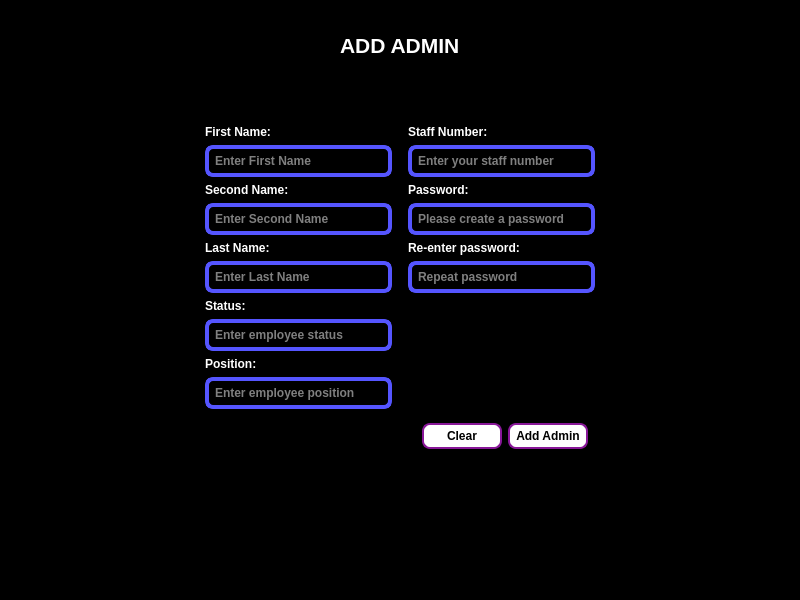
<?xml version="1.0" encoding="UTF-8"?>
<ui version="4.0">
 <class>AddAdminWindow</class>
 <widget class="QMainWindow" name="AddAdminWindow">
  <property name="geometry">
   <rect>
    <x>0</x>
    <y>0</y>
    <width>800</width>
    <height>600</height>
   </rect>
  </property>
  <property name="minimumSize">
   <size>
    <width>800</width>
    <height>600</height>
   </size>
  </property>
  <property name="maximumSize">
   <size>
    <width>800</width>
    <height>600</height>
   </size>
  </property>
  <property name="windowTitle">
   <string>Add Admin</string>
  </property>
  <property name="windowIcon">
   <iconset resource="image_resources.qrc">
    <normaloff>:/newPrefix/fugue-icons-3.5.6/icons/user--plus.png</normaloff>:/newPrefix/fugue-icons-3.5.6/icons/user--plus.png</iconset>
  </property>
  <property name="styleSheet">
   <string notr="true">background-color: rgb(0, 0, 0);
color: rgb(255, 255, 255);
font-weight:bold</string>
  </property>
  <widget class="QWidget" name="centralwidget">
   <layout class="QVBoxLayout" name="verticalLayout">
    <item>
     <spacer name="verticalSpacer_5">
      <property name="orientation">
       <enum>Qt::Vertical</enum>
      </property>
      <property name="sizeType">
       <enum>QSizePolicy::Preferred</enum>
      </property>
      <property name="sizeHint" stdset="0">
       <size>
        <width>20</width>
        <height>24</height>
       </size>
      </property>
     </spacer>
    </item>
    <item alignment="Qt::AlignHCenter">
     <widget class="QLabel" name="label">
      <property name="font">
       <font>
        <pointsize>16</pointsize>
        <weight>75</weight>
        <bold>true</bold>
       </font>
      </property>
      <property name="text">
       <string>ADD ADMIN</string>
      </property>
     </widget>
    </item>
    <item>
     <layout class="QVBoxLayout" name="verticalLayout_4">
      <item>
       <widget class="QLabel" name="submitStatusLabel">
        <property name="styleSheet">
         <string notr="true">color:rgb(255, 0, 0);
padding-left:32px</string>
        </property>
        <property name="text">
         <string/>
        </property>
       </widget>
      </item>
     </layout>
    </item>
    <item>
     <spacer name="verticalSpacer">
      <property name="orientation">
       <enum>Qt::Vertical</enum>
      </property>
      <property name="sizeType">
       <enum>QSizePolicy::Preferred</enum>
      </property>
      <property name="sizeHint" stdset="0">
       <size>
        <width>20</width>
        <height>32</height>
       </size>
      </property>
     </spacer>
    </item>
    <item>
     <widget class="QWidget" name="widget" native="true">
      <property name="styleSheet">
       <string notr="true"/>
      </property>
      <layout class="QHBoxLayout" name="horizontalLayout_2">
       <item>
        <spacer name="horizontalSpacer">
         <property name="orientation">
          <enum>Qt::Horizontal</enum>
         </property>
         <property name="sizeHint" stdset="0">
          <size>
           <width>40</width>
           <height>20</height>
          </size>
         </property>
        </spacer>
       </item>
       <item>
        <layout class="QVBoxLayout" name="verticalLayout_3">
         <item>
          <widget class="QLabel" name="firstNameLabel">
           <property name="text">
            <string>First Name:</string>
           </property>
          </widget>
         </item>
         <item>
          <widget class="QLineEdit" name="firstNameField">
           <property name="styleSheet">
            <string notr="true">QLineEdit{
border: 4px solid;
border-color: rgb(85, 85, 255);
border-radius: 8px;
padding:4px;
}

QLineEdit:focus{
border-bottom-color: rgb(0, 255, 255);
}</string>
           </property>
           <property name="maxLength">
            <number>26</number>
           </property>
           <property name="placeholderText">
            <string>Enter First Name</string>
           </property>
          </widget>
         </item>
         <item>
          <widget class="QLabel" name="secondNameLabel">
           <property name="text">
            <string>Second Name:</string>
           </property>
          </widget>
         </item>
         <item>
          <widget class="QLineEdit" name="secondNameField">
           <property name="styleSheet">
            <string notr="true">QLineEdit{
border: 4px solid;
border-color: rgb(85, 85, 255);
border-radius: 8px;
padding:4px;
}

QLineEdit:focus{
border-bottom-color: rgb(0, 255, 255);
}</string>
           </property>
           <property name="maxLength">
            <number>26</number>
           </property>
           <property name="placeholderText">
            <string>Enter Second Name</string>
           </property>
          </widget>
         </item>
         <item>
          <widget class="QLabel" name="lastNameLabel">
           <property name="text">
            <string>Last Name:</string>
           </property>
          </widget>
         </item>
         <item>
          <widget class="QLineEdit" name="lastNameField">
           <property name="styleSheet">
            <string notr="true">QLineEdit{
border: 4px solid;
border-color: rgb(85, 85, 255);
border-radius: 8px;
padding:4px;
}

QLineEdit:focus{
border-bottom-color: rgb(0, 255, 255);
}</string>
           </property>
           <property name="maxLength">
            <number>26</number>
           </property>
           <property name="placeholderText">
            <string>Enter Last Name</string>
           </property>
          </widget>
         </item>
         <item>
          <widget class="QLabel" name="statusLabel">
           <property name="text">
            <string>Status:</string>
           </property>
          </widget>
         </item>
         <item>
          <widget class="QLineEdit" name="statusField">
           <property name="styleSheet">
            <string notr="true">QLineEdit{
border: 4px solid;
border-color: rgb(85, 85, 255);
border-radius: 8px;
padding:4px;
}

QLineEdit:focus{
border-bottom-color: rgb(0, 255, 255);
}</string>
           </property>
           <property name="maxLength">
            <number>26</number>
           </property>
           <property name="placeholderText">
            <string>Enter employee status</string>
           </property>
          </widget>
         </item>
         <item>
          <widget class="QLabel" name="positionLabel">
           <property name="text">
            <string>Position:</string>
           </property>
          </widget>
         </item>
         <item>
          <widget class="QLineEdit" name="positionField">
           <property name="styleSheet">
            <string notr="true">QLineEdit{
border: 4px solid;
border-color: rgb(85, 85, 255);
border-radius: 8px;
padding:4px;
}

QLineEdit:focus{
border-bottom-color: rgb(0, 255, 255);
}</string>
           </property>
           <property name="maxLength">
            <number>26</number>
           </property>
           <property name="placeholderText">
            <string>Enter employee position</string>
           </property>
          </widget>
         </item>
         <item>
          <spacer name="verticalSpacer_3">
           <property name="orientation">
            <enum>Qt::Vertical</enum>
           </property>
           <property name="sizeHint" stdset="0">
            <size>
             <width>20</width>
             <height>40</height>
            </size>
           </property>
          </spacer>
         </item>
        </layout>
       </item>
       <item>
        <spacer name="horizontalSpacer_3">
         <property name="orientation">
          <enum>Qt::Horizontal</enum>
         </property>
         <property name="sizeType">
          <enum>QSizePolicy::Preferred</enum>
         </property>
         <property name="sizeHint" stdset="0">
          <size>
           <width>10</width>
           <height>20</height>
          </size>
         </property>
        </spacer>
       </item>
       <item>
        <layout class="QVBoxLayout" name="verticalLayout_2">
         <item>
          <widget class="QLabel" name="staffNumberLabel">
           <property name="text">
            <string>Staff Number:</string>
           </property>
          </widget>
         </item>
         <item>
          <widget class="QLineEdit" name="staffNumberField">
           <property name="styleSheet">
            <string notr="true">QLineEdit{
border: 4px solid;
border-color: rgb(85, 85, 255);
border-radius: 8px;
padding:4px;
}

QLineEdit:focus{
border-bottom-color: rgb(0, 255, 255);
}</string>
           </property>
           <property name="maxLength">
            <number>26</number>
           </property>
           <property name="placeholderText">
            <string>Enter your staff number</string>
           </property>
          </widget>
         </item>
         <item>
          <widget class="QLabel" name="passwordLabel">
           <property name="text">
            <string>Password:</string>
           </property>
          </widget>
         </item>
         <item>
          <widget class="QLineEdit" name="passwordField">
           <property name="styleSheet">
            <string notr="true">QLineEdit{
border: 4px solid;
border-color: rgb(85, 85, 255);
border-radius: 8px;
padding:4px;
}

QLineEdit:focus{
border-bottom-color: rgb(0, 255, 255);
}</string>
           </property>
           <property name="maxLength">
            <number>26</number>
           </property>
           <property name="echoMode">
            <enum>QLineEdit::Password</enum>
           </property>
           <property name="placeholderText">
            <string>Please create a password</string>
           </property>
          </widget>
         </item>
         <item>
          <widget class="QLabel" name="repeatPasswordLabel">
           <property name="text">
            <string>Re-enter password:</string>
           </property>
          </widget>
         </item>
         <item>
          <widget class="QLineEdit" name="repeatPasswordField">
           <property name="styleSheet">
            <string notr="true">QLineEdit{
border: 4px solid;
border-color: rgb(85, 85, 255);
border-radius: 8px;
padding:4px;
}

QLineEdit:focus{
border-bottom-color: rgb(0, 255, 255);
}</string>
           </property>
           <property name="maxLength">
            <number>26</number>
           </property>
           <property name="echoMode">
            <enum>QLineEdit::Password</enum>
           </property>
           <property name="placeholderText">
            <string>Repeat password</string>
           </property>
          </widget>
         </item>
         <item>
          <spacer name="verticalSpacer_2">
           <property name="orientation">
            <enum>Qt::Vertical</enum>
           </property>
           <property name="sizeHint" stdset="0">
            <size>
             <width>20</width>
             <height>40</height>
            </size>
           </property>
          </spacer>
         </item>
         <item>
          <layout class="QHBoxLayout" name="horizontalLayout_3">
           <property name="spacing">
            <number>0</number>
           </property>
           <item alignment="Qt::AlignRight">
            <widget class="QPushButton" name="clearButton">
             <property name="minimumSize">
              <size>
               <width>80</width>
               <height>0</height>
              </size>
             </property>
             <property name="styleSheet">
              <string notr="true">QPushButton{
border: 2px solid;
color:rgb(0, 0, 0);
border-color: rgb(136, 23, 152);
background-color: rgb(255, 255, 255);
border-radius: 8px;
padding: 4px;
}

QPushButton:hover{
color: rgb(1, 18, 255);
}

QPushButton:pressed{
background-color: rgb(0, 0, 0);
}
</string>
             </property>
             <property name="text">
              <string>Clear</string>
             </property>
            </widget>
           </item>
           <item alignment="Qt::AlignHCenter">
            <widget class="QPushButton" name="addAdminButton">
             <property name="minimumSize">
              <size>
               <width>80</width>
               <height>0</height>
              </size>
             </property>
             <property name="styleSheet">
              <string notr="true">QPushButton{
border: 2px solid;
color:rgb(0, 0, 0);
border-color: rgb(136, 23, 152);
background-color: rgb(255, 255, 255);
border-radius: 8px;
padding: 4px;
}

QPushButton:hover{
color: rgb(1, 18, 255);
}

QPushButton:pressed{
background-color: rgb(0, 0, 0);
}
</string>
             </property>
             <property name="text">
              <string>Add Admin</string>
             </property>
            </widget>
           </item>
          </layout>
         </item>
        </layout>
       </item>
       <item>
        <spacer name="horizontalSpacer_2">
         <property name="orientation">
          <enum>Qt::Horizontal</enum>
         </property>
         <property name="sizeHint" stdset="0">
          <size>
           <width>40</width>
           <height>20</height>
          </size>
         </property>
        </spacer>
       </item>
      </layout>
     </widget>
    </item>
    <item>
     <spacer name="verticalSpacer_4">
      <property name="orientation">
       <enum>Qt::Vertical</enum>
      </property>
      <property name="sizeHint" stdset="0">
       <size>
        <width>20</width>
        <height>40</height>
       </size>
      </property>
     </spacer>
    </item>
   </layout>
  </widget>
  <widget class="QMenuBar" name="menubar">
   <property name="geometry">
    <rect>
     <x>0</x>
     <y>0</y>
     <width>800</width>
     <height>21</height>
    </rect>
   </property>
  </widget>
  <widget class="QStatusBar" name="statusbar"/>
 </widget>
 <resources>
  <include location="image_resources.qrc"/>
 </resources>
 <connections>
  <connection>
   <sender>clearButton</sender>
   <signal>clicked()</signal>
   <receiver>staffNumberField</receiver>
   <slot>clear()</slot>
   <hints>
    <hint type="sourcelabel">
     <x>359</x>
     <y>547</y>
    </hint>
    <hint type="destinationlabel">
     <x>399</x>
     <y>93</y>
    </hint>
   </hints>
  </connection>
  <connection>
   <sender>clearButton</sender>
   <signal>clicked()</signal>
   <receiver>passwordField</receiver>
   <slot>clear()</slot>
   <hints>
    <hint type="sourcelabel">
     <x>359</x>
     <y>547</y>
    </hint>
    <hint type="destinationlabel">
     <x>399</x>
     <y>150</y>
    </hint>
   </hints>
  </connection>
  <connection>
   <sender>clearButton</sender>
   <signal>clicked()</signal>
   <receiver>repeatPasswordField</receiver>
   <slot>clear()</slot>
   <hints>
    <hint type="sourcelabel">
     <x>359</x>
     <y>547</y>
    </hint>
    <hint type="destinationlabel">
     <x>399</x>
     <y>207</y>
    </hint>
   </hints>
  </connection>
  <connection>
   <sender>clearButton</sender>
   <signal>clicked()</signal>
   <receiver>statusField</receiver>
   <slot>clear()</slot>
   <hints>
    <hint type="sourcelabel">
     <x>359</x>
     <y>547</y>
    </hint>
    <hint type="destinationlabel">
     <x>399</x>
     <y>264</y>
    </hint>
   </hints>
  </connection>
  <connection>
   <sender>clearButton</sender>
   <signal>clicked()</signal>
   <receiver>firstNameField</receiver>
   <slot>clear()</slot>
   <hints>
    <hint type="sourcelabel">
     <x>359</x>
     <y>547</y>
    </hint>
    <hint type="destinationlabel">
     <x>399</x>
     <y>321</y>
    </hint>
   </hints>
  </connection>
  <connection>
   <sender>clearButton</sender>
   <signal>clicked()</signal>
   <receiver>secondNameField</receiver>
   <slot>clear()</slot>
   <hints>
    <hint type="sourcelabel">
     <x>359</x>
     <y>547</y>
    </hint>
    <hint type="destinationlabel">
     <x>399</x>
     <y>378</y>
    </hint>
   </hints>
  </connection>
  <connection>
   <sender>clearButton</sender>
   <signal>clicked()</signal>
   <receiver>lastNameField</receiver>
   <slot>clear()</slot>
   <hints>
    <hint type="sourcelabel">
     <x>359</x>
     <y>547</y>
    </hint>
    <hint type="destinationlabel">
     <x>399</x>
     <y>435</y>
    </hint>
   </hints>
  </connection>
  <connection>
   <sender>clearButton</sender>
   <signal>clicked()</signal>
   <receiver>positionField</receiver>
   <slot>clear()</slot>
   <hints>
    <hint type="sourcelabel">
     <x>359</x>
     <y>547</y>
    </hint>
    <hint type="destinationlabel">
     <x>399</x>
     <y>492</y>
    </hint>
   </hints>
  </connection>
  <connection>
   <sender>clearButton</sender>
   <signal>clicked()</signal>
   <receiver>submitStatusLabel</receiver>
   <slot>clear()</slot>
   <hints>
    <hint type="sourcelabel">
     <x>456</x>
     <y>469</y>
    </hint>
    <hint type="destinationlabel">
     <x>399</x>
     <y>56</y>
    </hint>
   </hints>
  </connection>
 </connections>
</ui>
